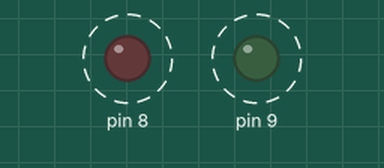
Recording of a sketch running on a simulated Arduino Uno, built with avr-gcc and run on an emulated ATmega328P. Parts: output pins drawn as LEDs (lit = HIGH). Dashed ring = blinking. What the sketch prints to the serial monitor is not drawn.

Above: at 0.3 s.
Timing chart, 0 to 3.3 s (numbered marks = the images above):
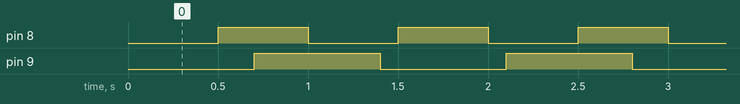

The sketch:

led-asenkron-kontrol.ino
```cpp
 struct LedKontrol {
  int pin;
  unsigned long aralik;
  unsigned long oncekiZaman;
  bool durum;
};

LedKontrol led1 = {8, 500, 0, false};
LedKontrol led2 = {9, 700, 0, false};

void setup() {
  Serial.begin(9600);
  delay(100); // Bazı durumlarda gerekli
  Serial.println("LED ON");
  pinMode(led1.pin, OUTPUT);
  pinMode(led2.pin, OUTPUT);
}

void loop() {
  unsigned long simdikiZaman = millis();
  ledGuncelle(led1, simdikiZaman);
  ledGuncelle(led2, simdikiZaman);
}

void ledGuncelle(LedKontrol &led, unsigned long simdikiZaman) {
  if (simdikiZaman - led.oncekiZaman >= led.aralik) {
    led.oncekiZaman = simdikiZaman;
    led.durum = !led.durum;
    digitalWrite(led.pin, led.durum);
  }
}
```

Measured:
- by itself, pin 8: alternates HIGH for 0.50 s and LOW for 0.50 s
- by itself, pin 9: alternates HIGH for 0.70 s and LOW for 0.70 s
- by itself, everything shown: repeats every 7.0 s, in 22 steps
